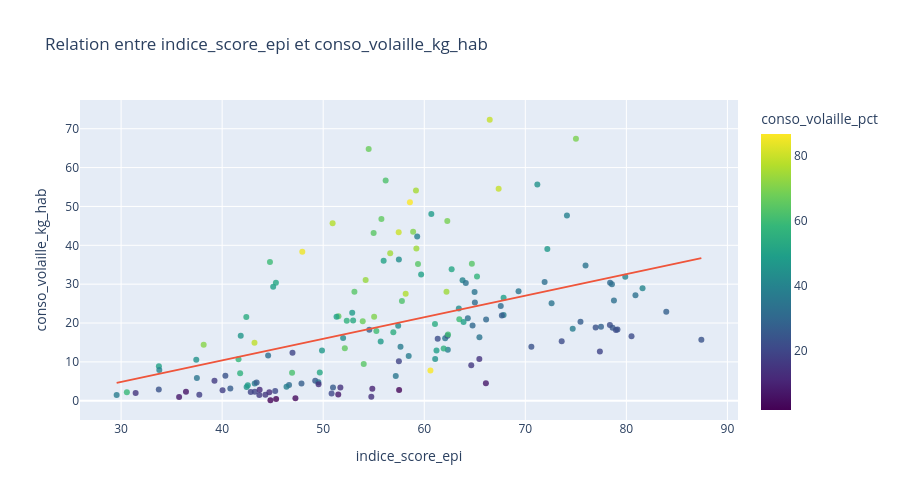
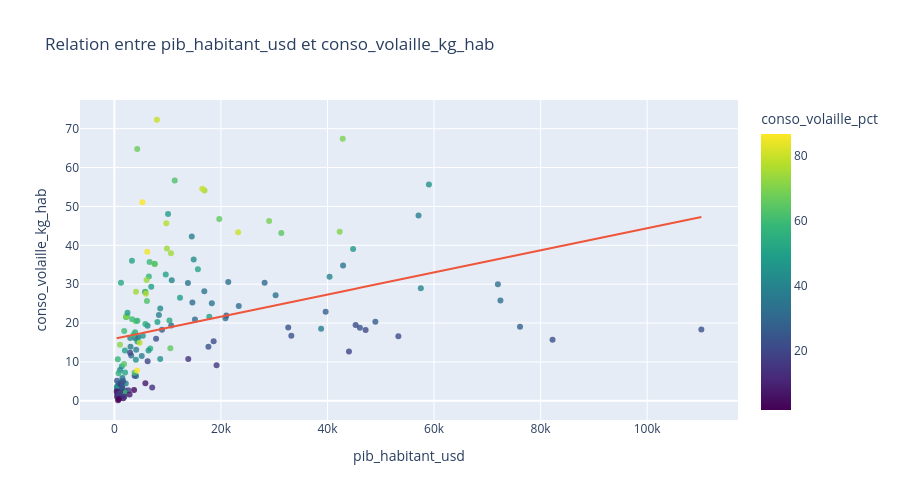
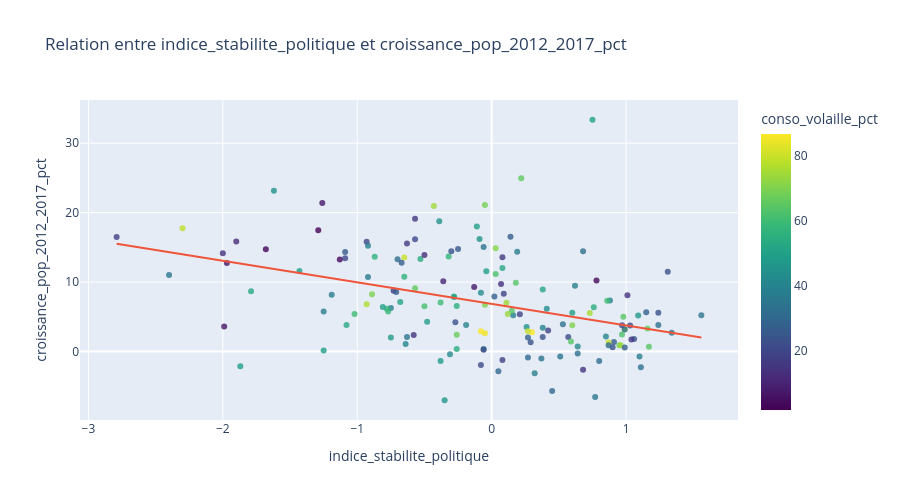

Here is the notebook cell these charts were saved with, in order:
### Markdown cell above
#### Graphiques des variables très corrélées

### Code cell
# Definition des paires que l'on souhaite analyser
paires_a_tracer = [
    ("indice_score_epi", "conso_volaille_kg_hab"),
    ("pib_habitant_usd", "conso_volaille_kg_hab"),
    ("indice_stabilite_politique", "croissance_pop_2012_2017_pct"),
]

# Afficahge des pays au survol de la souris
df_plot = df_analyse.reset_index()

# Boucle de génération des nuages de points
for variable_x, variable_y in paires_a_tracer:
    fig = px.scatter(
        df_plot,
        x=variable_x,
        y=variable_y,
        hover_name="pays",
        opacity=0.8,
        color="conso_volaille_pct",
        color_continuous_scale="Viridis",
        title=f"Relation entre {variable_x} et {variable_y}",
        trendline="ols",
    )
    fig.update_layout(height=500, width=900)
    fig.show()

### Figure 1 — Plotly figure (JSON) as saved in the notebook; plotly's stock layout.template omitted (floating-point values rounded to 4 significant figures; data arrays with more than 128 entries replaced by an {"elided": "..."} marker saying what was removed)
{"data": [{"hovertemplate": "<b>%{hovertext}</b><br><br>indice_score_epi=%{x}<br>conso_volaille_kg_hab=%{y}<br>conso_volaille_pct=%{marker.color}<extra></extra>", "hovertext": {"elided": "160 str values"}, "legendgroup": "", "marker": {"color": {"elided": "160 float values"}, "coloraxis": "coloraxis", "opacity": 0.8, "symbol": "circle"}, "mode": "markers", "name": "", "orientation": "v", "showlegend": false, "type": "scatter", "x": {"elided": "160 float values"}, "xaxis": "x", "y": {"elided": "160 float values"}, "yaxis": "y"}, {"hovertemplate": "<b>OLS trendline</b><br>conso_volaille_kg_hab = 0.554826 * indice_score_epi + -11.7981<br>R<sup>2</sup>=0.211664<br><br>indice_score_epi=%{x}<br>conso_volaille_kg_hab=%{y} <b>(trend)</b><extra></extra>", "legendgroup": "", "marker": {"symbol": "circle"}, "mode": "lines", "name": "", "showlegend": false, "type": "scatter", "x": {"elided": "160 float values"}, "xaxis": "x", "y": {"elided": "160 float values"}, "yaxis": "y"}], "layout": {"coloraxis": {"colorbar": {"title": {"text": "conso_volaille_pct"}}, "colorscale": [[0, "#440154"], [0.1111, "#482878"], [0.2222, "#3e4989"], [0.3333, "#31688e"], [0.4444, "#26828e"], [0.5556, "#1f9e89"], [0.6667, "#35b779"], [0.7778, "#6ece58"], [0.8889, "#b5de2b"], [1, "#fde725"]]}, "height": 500, "legend": {"tracegroupgap": 0}, "title": {"text": "Relation entre indice_score_epi et conso_volaille_kg_hab"}, "width": 900, "xaxis": {"anchor": "y", "domain": [0, 1], "title": {"text": "indice_score_epi"}}, "yaxis": {"anchor": "x", "domain": [0, 1], "title": {"text": "conso_volaille_kg_hab"}}}}

### Figure 2 — Plotly figure (JSON) as saved in the notebook; plotly's stock layout.template omitted (floating-point values rounded to 4 significant figures; data arrays with more than 128 entries replaced by an {"elided": "..."} marker saying what was removed)
{"data": [{"hovertemplate": "<b>%{hovertext}</b><br><br>pib_habitant_usd=%{x}<br>conso_volaille_kg_hab=%{y}<br>conso_volaille_pct=%{marker.color}<extra></extra>", "hovertext": {"elided": "160 str values"}, "legendgroup": "", "marker": {"color": {"elided": "160 float values"}, "coloraxis": "coloraxis", "opacity": 0.8, "symbol": "circle"}, "mode": "markers", "name": "", "orientation": "v", "showlegend": false, "type": "scatter", "x": {"elided": "160 float values"}, "xaxis": "x", "y": {"elided": "160 float values"}, "yaxis": "y"}, {"hovertemplate": "<b>OLS trendline</b><br>conso_volaille_kg_hab = 0.000284668 * pib_habitant_usd + 15.9444<br>R<sup>2</sup>=0.120949<br><br>pib_habitant_usd=%{x}<br>conso_volaille_kg_hab=%{y} <b>(trend)</b><extra></extra>", "legendgroup": "", "marker": {"symbol": "circle"}, "mode": "lines", "name": "", "showlegend": false, "type": "scatter", "x": {"elided": "160 float values"}, "xaxis": "x", "y": {"elided": "160 float values"}, "yaxis": "y"}], "layout": {"coloraxis": {"colorbar": {"title": {"text": "conso_volaille_pct"}}, "colorscale": [[0, "#440154"], [0.1111, "#482878"], [0.2222, "#3e4989"], [0.3333, "#31688e"], [0.4444, "#26828e"], [0.5556, "#1f9e89"], [0.6667, "#35b779"], [0.7778, "#6ece58"], [0.8889, "#b5de2b"], [1, "#fde725"]]}, "height": 500, "legend": {"tracegroupgap": 0}, "title": {"text": "Relation entre pib_habitant_usd et conso_volaille_kg_hab"}, "width": 900, "xaxis": {"anchor": "y", "domain": [0, 1], "title": {"text": "pib_habitant_usd"}}, "yaxis": {"anchor": "x", "domain": [0, 1], "title": {"text": "conso_volaille_kg_hab"}}}}

### Figure 3 — Plotly figure (JSON) as saved in the notebook; plotly's stock layout.template omitted (floating-point values rounded to 4 significant figures; data arrays with more than 128 entries replaced by an {"elided": "..."} marker saying what was removed)
{"data": [{"hovertemplate": "<b>%{hovertext}</b><br><br>indice_stabilite_politique=%{x}<br>croissance_pop_2012_2017_pct=%{y}<br>conso_volaille_pct=%{marker.color}<extra></extra>", "hovertext": {"elided": "160 str values"}, "legendgroup": "", "marker": {"color": {"elided": "160 float values"}, "coloraxis": "coloraxis", "opacity": 0.8, "symbol": "circle"}, "mode": "markers", "name": "", "orientation": "v", "showlegend": false, "type": "scatter", "x": {"elided": "160 float values"}, "xaxis": "x", "y": {"elided": "160 float values"}, "yaxis": "y"}, {"hovertemplate": "<b>OLS trendline</b><br>croissance_pop_2012_2017_pct = -3.1068 * indice_stabilite_politique + 6.86523<br>R<sup>2</sup>=0.162980<br><br>indice_stabilite_politique=%{x}<br>croissance_pop_2012_2017_pct=%{y} <b>(trend)</b><extra></extra>", "legendgroup": "", "marker": {"symbol": "circle"}, "mode": "lines", "name": "", "showlegend": false, "type": "scatter", "x": {"elided": "160 float values"}, "xaxis": "x", "y": {"elided": "160 float values"}, "yaxis": "y"}], "layout": {"coloraxis": {"colorbar": {"title": {"text": "conso_volaille_pct"}}, "colorscale": [[0, "#440154"], [0.1111, "#482878"], [0.2222, "#3e4989"], [0.3333, "#31688e"], [0.4444, "#26828e"], [0.5556, "#1f9e89"], [0.6667, "#35b779"], [0.7778, "#6ece58"], [0.8889, "#b5de2b"], [1, "#fde725"]]}, "height": 500, "legend": {"tracegroupgap": 0}, "title": {"text": "Relation entre indice_stabilite_politique et croissance_pop_2012_2017_pct"}, "width": 900, "xaxis": {"anchor": "y", "domain": [0, 1], "title": {"text": "indice_stabilite_politique"}}, "yaxis": {"anchor": "x", "domain": [0, 1], "title": {"text": "croissance_pop_2012_2017_pct"}}}}
